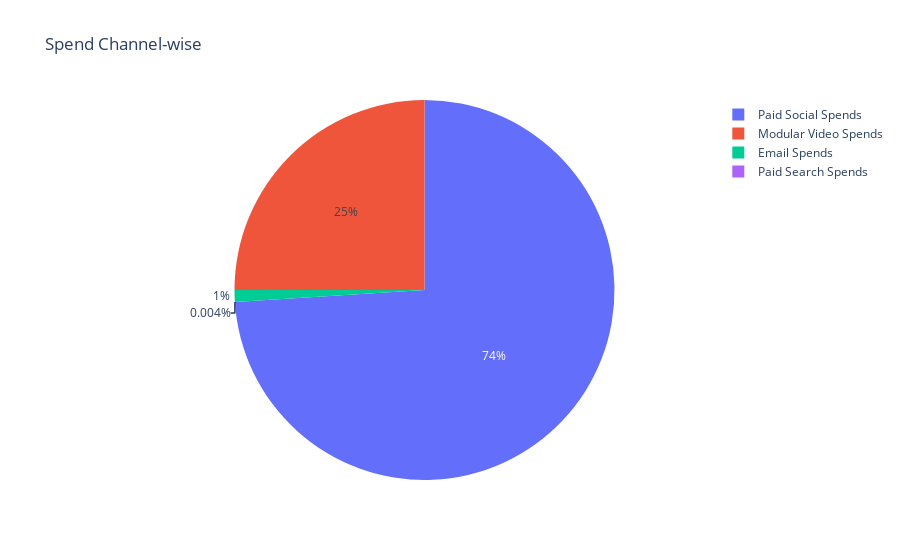

Notebook cell for this chart:
### Code cell
import plotly.express as px

fig = px.pie(total_spend_per_channel, values=total_spend_per_channel.values, names=total_spend_per_channel.index, title='Spend Channel-wise')
fig.show()

### Figure 1 — Plotly figure (JSON) as saved in the notebook; plotly's stock layout.template omitted (floating-point values rounded to 4 significant figures)
{"data": [{"domain": {"x": [0, 1], "y": [0, 1]}, "hovertemplate": "index=%{label}<br>value=%{value}<extra></extra>", "labels": ["Paid Search Spends", "Email Spends", "Paid Social Spends", "Modular Video Spends"], "legendgroup": "", "name": "", "showlegend": true, "type": "pie", "values": [18410.0, 4604000.0, 340600000.0, 115100000.0]}], "layout": {"legend": {"tracegroupgap": 0}, "title": {"text": "Spend Channel-wise"}}}
